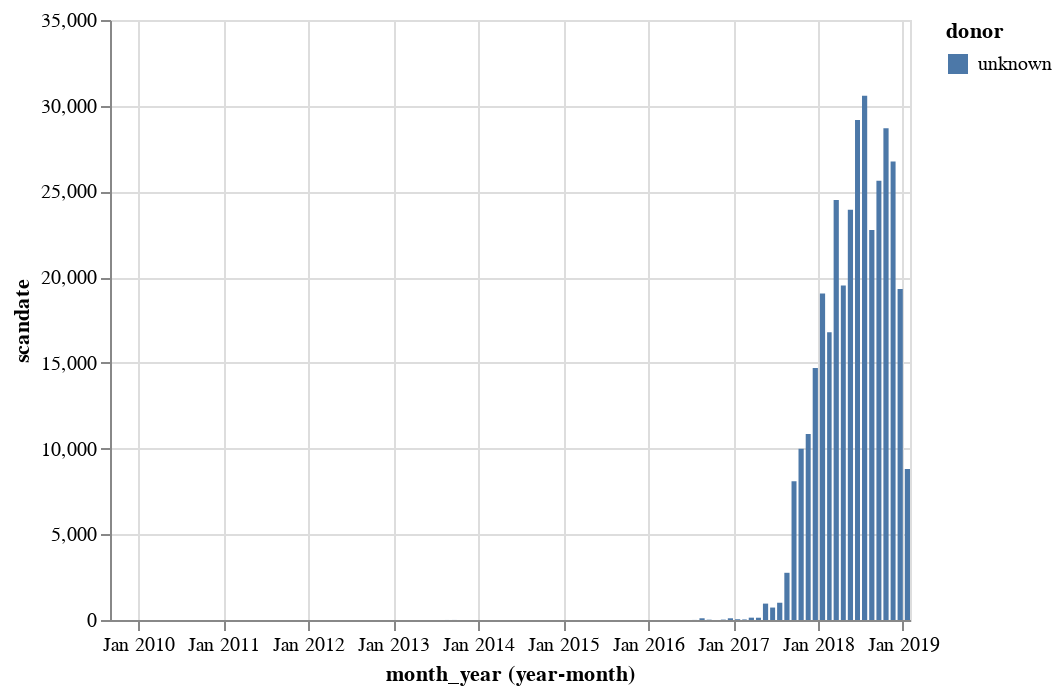

The notebook cell saved with this chart:
### Code cell
alt.Chart(hk_scans_per_donor.loc[hk_scans_per_donor['donor'] == 'unknown'].astype('str')).mark_bar().encode(
    x='yearmonth(month_year):T',
    y='scandate:Q',
    color= 'donor:N',
    tooltip = ['donor:N', 'month_year:T', 'scandate:Q']
).interactive()

### Figure 1 — Vega-Lite specification as saved in the notebook (floating-point values rounded to 4 significant figures)
{"config": {"view": {"continuousWidth": 400, "continuousHeight": 300}}, "data": {"name": "data-68737dd3f4f3aca06a761b9c322fb9ce"}, "mark": "bar", "encoding": {"color": {"field": "donor", "type": "nominal"}, "tooltip": [{"field": "donor", "type": "nominal"}, {"field": "month_year", "type": "temporal"}, {"field": "scandate", "type": "quantitative"}], "x": {"field": "month_year", "timeUnit": "yearmonth", "type": "temporal"}, "y": {"field": "scandate", "type": "quantitative"}}, "selection": {"selector004": {"type": "interval", "bind": "scales", "encodings": ["x", "y"]}}, "$schema": "https://vega.github.io/schema/vega-lite/v4.17.0.json", "datasets": {"data-68737dd3f4f3aca06a761b9c322fb9ce": [{"donor": "unknown", "month_year": "2009-09", "scandate": "1", "shipping_container": "1"}, {"donor": "unknown", "month_year": "2013-08", "scandate": "2", "shipping_container": "2"}, {"donor": "unknown", "month_year": "2013-09", "scandate": "3", "shipping_container": "3"}, {"donor": "unknown", "month_year": "2014-02", "scandate": "1", "shipping_container": "1"}, {"donor": "unknown", "month_year": "2015-04", "scandate": "1", "shipping_container": "1"}, {"donor": "unknown", "month_year": "2016-07", "scandate": "4", "shipping_container": "4"}, {"donor": "unknown", "month_year": "2016-08", "scandate": "101", "shipping_container": "101"}, {"donor": "unknown", "month_year": "2016-09", "scandate": "18", "shipping_container": "18"}, {"donor": "unknown", "month_year": "2016-10", "scandate": "1", "shipping_container": "1"}, {"donor": "unknown", "month_year": "2016-11", "scandate": "22", "shipping_container": "22"}, {"donor": "unknown", "month_year": "2016-12", "scandate": "100", "shipping_container": "100"}, {"donor": "unknown", "month_year": "2017-01", "scandate": "44", "shipping_container": "44"}, {"donor": "unknown", "month_year": "2017-02", "scandate": "33", "shipping_container": "33"}, {"donor": "unknown", "month_year": "2017-03", "scandate": "136", "shipping_container": "136"}, {"donor": "unknown", "month_year": "2017-04", "scandate": "133", "shipping_container": "133"}, {"donor": "unknown", "month_year": "2017-05", "scandate": "956", "shipping_container": "956"}, {"donor": "unknown", "month_year": "2017-06", "scandate": "726", "shipping_container": "726"}, {"donor": "unknown", "month_year": "2017-07", "scandate": "1007", "shipping_container": "1007"}, {"donor": "unknown", "month_year": "2017-08", "scandate": "2754", "shipping_container": "2754"}, {"donor": "unknown", "month_year": "2017-09", "scandate": "8095", "shipping_container": "8095"}, {"donor": "unknown", "month_year": "2017-10", "scandate": "9996", "shipping_container": "9996"}, {"donor": "unknown", "month_year": "2017-11", "scandate": "10848", "shipping_container": "10848"}, {"donor": "unknown", "month_year": "2017-12", "scandate": "14699", "shipping_container": "14699"}, {"donor": "unknown", "month_year": "2018-01", "scandate": "19052", "shipping_container": "19052"}, {"donor": "unknown", "month_year": "2018-02", "scandate": "16780", "shipping_container": "16780"}, {"donor": "unknown", "month_year": "2018-03", "scandate": "24498", "shipping_container": "24498"}, {"donor": "unknown", "month_year": "2018-04", "scandate": "19510", "shipping_container": "19510"}, {"donor": "unknown", "month_year": "2018-05", "scandate": "23932", "shipping_container": "23932"}, {"donor": "unknown", "month_year": "2018-06", "scandate": "29164", "shipping_container": "29164"}, {"donor": "unknown", "month_year": "2018-07", "scandate": "30575", "shipping_container": "30575"}, {"donor": "unknown", "month_year": "2018-08", "scandate": "22751", "shipping_container": "22751"}, {"donor": "unknown", "month_year": "2018-09", "scandate": "25621", "shipping_container": "25621"}, {"donor": "unknown", "month_year": "2018-10", "scandate": "28686", "shipping_container": "28686"}, {"donor": "unknown", "month_year": "2018-11", "scandate": "26753", "shipping_container": "26753"}, {"donor": "unknown", "month_year": "2018-12", "scandate": "19315", "shipping_container": "19315"}, {"donor": "unknown", "month_year": "2019-01", "scandate": "8806", "shipping_container": "8806"}, {"donor": "unknown", "month_year": "unknown", "scandate": "45", "shipping_container": "45"}]}}
